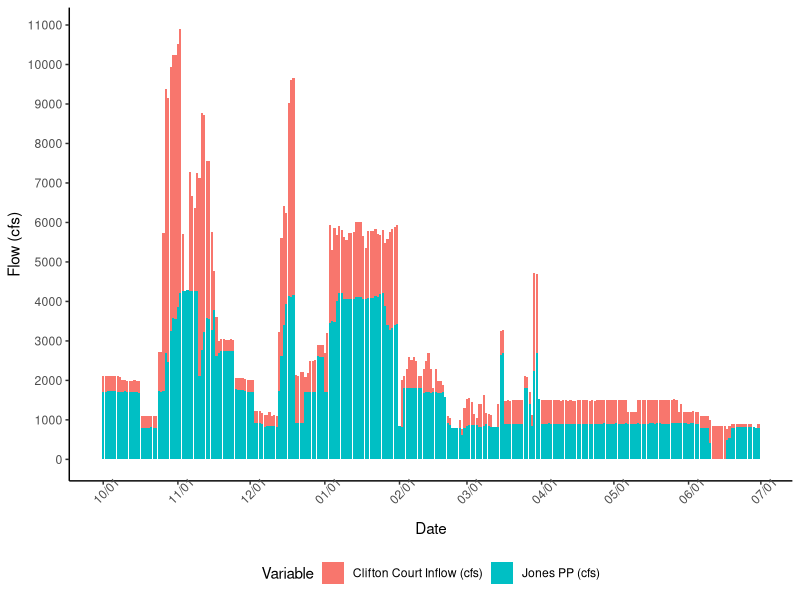
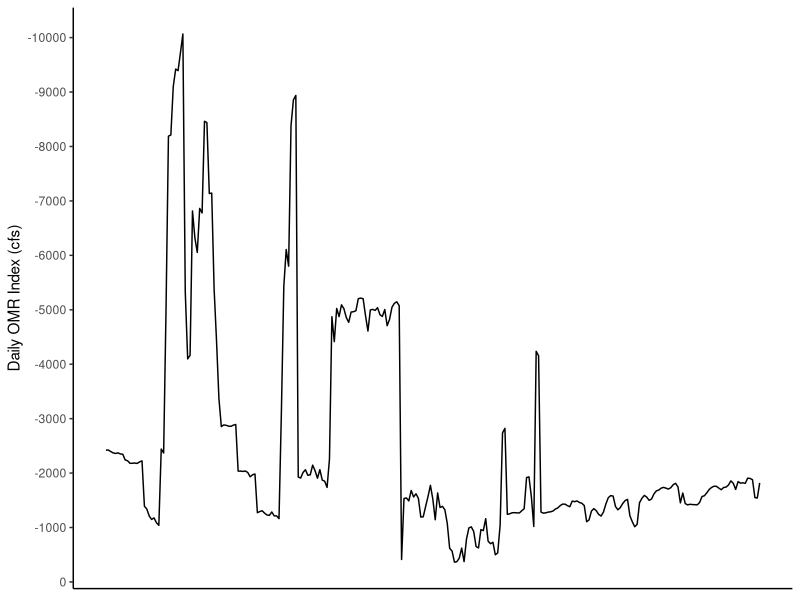
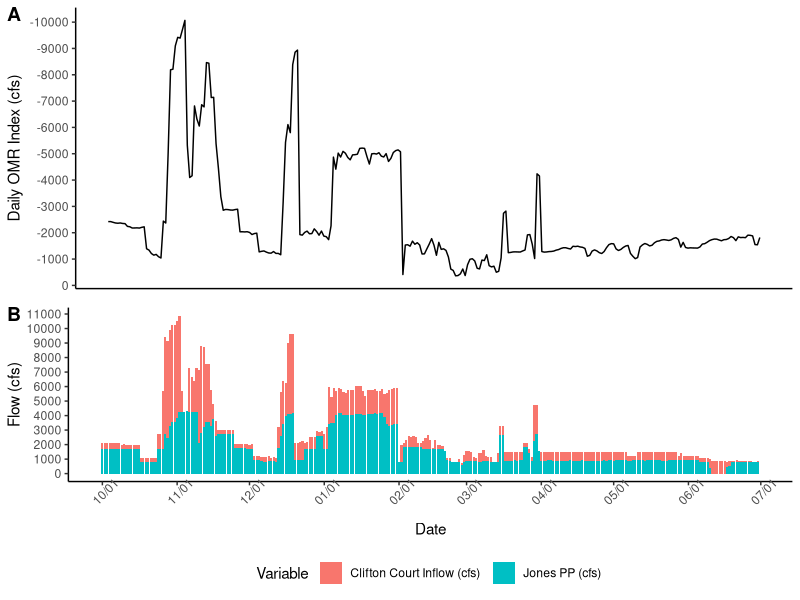

These charts were generated, in order, by the following R code:
#Code by Nick Bertrand
#nbertrand@usbr.gov

#this script will create the graph for the OMR index and exports  figure


library(readxl)
library(tidyverse)
library(scales)
library(ggpubr)

#data provided by Reclamation CVO and DWR

###################################################
#sample data for figure development
#delete once actual data is available
library(readxl)
Appendix_C_WY2022_OMR_Seasonal_Report_Data_File <- read_excel("Appendix C - WY2022 OMR Seasonal Report Data File.xlsx", 
                                                              sheet = "DayFlow Daily")
View(Appendix_C_WY2022_OMR_Seasonal_Report_Data_File)

test2 <- Appendix_C_WY2022_OMR_Seasonal_Report_Data_File

exp_data <- test2 %>% select(Date,`Jones PP (cfs)`,`Clifton Court Inflow (cfs)`,`OMR Index`,`Maximum Capacity`) %>% 
  gather(`Jones PP (cfs)`,`Clifton Court Inflow (cfs)`,`OMR Index`,`Maximum Capacity`, key = "Variable", value = "cfs")

#######################################################
#Filters data to just the exports
exp_data_filter1 <- exp_data %>% filter(Variable == "Jones PP (cfs)" |Variable == "Clifton Court Inflow (cfs)" )
#view(exp_data_filter1)
exp_data_filter2 <- exp_data %>% filter(Variable == "OMR Index")
#plots data
exp_plot <- ggplot(exp_data_filter1, aes(x = as.Date(Date), y = cfs, fill = Variable))+
  geom_bar(stat="identity")+
  scale_x_date(name= "Date", breaks = date_breaks("months"),labels = date_format("%m/%d")) +
  scale_y_continuous(name = "Flow (cfs)", breaks = pretty_breaks(n = 10))+
  theme_classic()+
  theme(axis.text.x = element_text(angle=45), legend.position="bottom")

exp_plot

OMRIndex_plot <- ggplot(exp_data_filter2, aes(x = as.Date(Date), y = cfs, fill = Variable))+
  geom_line()+
  scale_x_date(name= "Date", breaks = date_breaks("months"),labels = date_format("%m/%d")) +
  scale_y_reverse(name = "Daily OMR Index (cfs)", breaks = pretty_breaks(n = 10))+
  theme_classic()+
  theme(axis.title.x=element_blank(),
        axis.text.x=element_blank(),
        axis.ticks.x=element_blank())

OMRIndex_plot


figure <- ggarrange(OMRIndex_plot,exp_plot,
                    labels = c("A", "B"),
                    ncol = 1, nrow = 2)
figure

